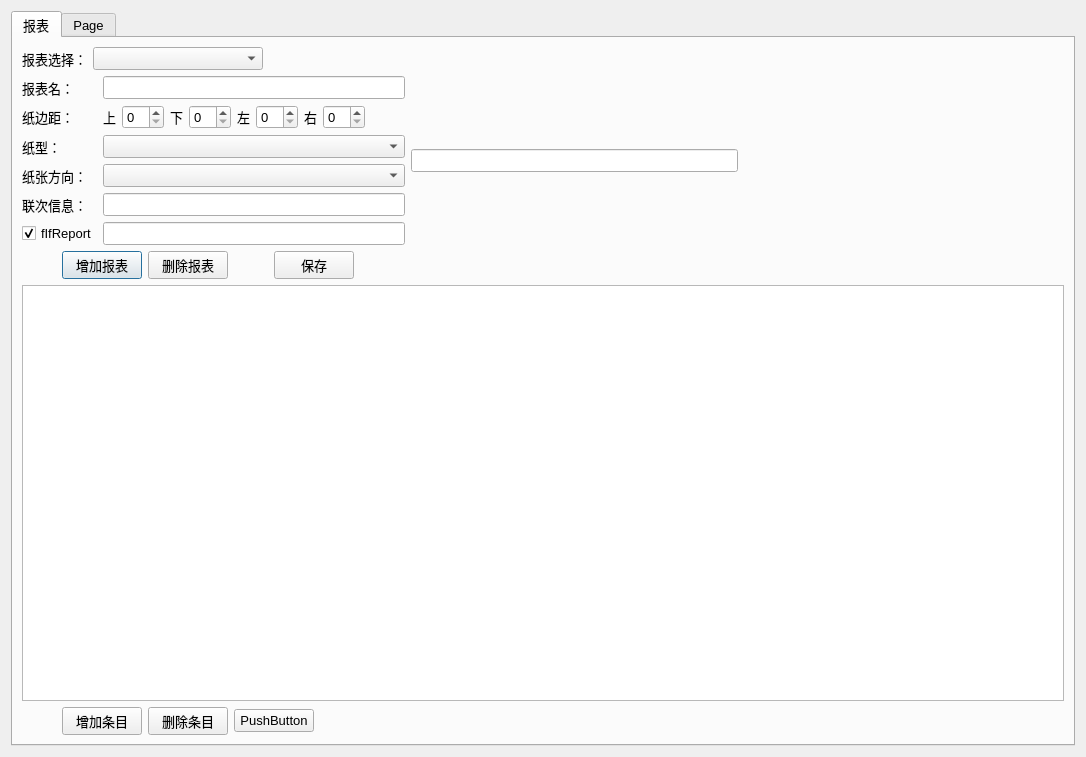
<?xml version="1.0" encoding="UTF-8"?>
<ui version="4.0">
 <class>Dialog</class>
 <widget class="QDialog" name="Dialog">
  <property name="geometry">
   <rect>
    <x>0</x>
    <y>0</y>
    <width>1086</width>
    <height>757</height>
   </rect>
  </property>
  <property name="font">
   <font>
    <family>Arial</family>
    <pointsize>10</pointsize>
    <weight>50</weight>
    <bold>false</bold>
   </font>
  </property>
  <property name="windowTitle">
   <string>Dialog</string>
  </property>
  <layout class="QVBoxLayout" name="verticalLayout_3">
   <item>
    <widget class="QTabWidget" name="tabWidget">
     <property name="currentIndex">
      <number>0</number>
     </property>
     <widget class="QWidget" name="tab">
      <attribute name="title">
       <string>报表</string>
      </attribute>
      <layout class="QVBoxLayout" name="verticalLayout">
       <item>
        <layout class="QHBoxLayout" name="horizontalLayout_4">
         <item>
          <widget class="QLabel" name="label_3">
           <property name="text">
            <string>报表选择：</string>
           </property>
          </widget>
         </item>
         <item>
          <widget class="QComboBox" name="ReportSelect1">
           <property name="minimumSize">
            <size>
             <width>170</width>
             <height>0</height>
            </size>
           </property>
          </widget>
         </item>
         <item>
          <spacer name="horizontalSpacer_7">
           <property name="orientation">
            <enum>Qt::Horizontal</enum>
           </property>
           <property name="sizeHint" stdset="0">
            <size>
             <width>40</width>
             <height>20</height>
            </size>
           </property>
          </spacer>
         </item>
        </layout>
       </item>
       <item>
        <layout class="QHBoxLayout" name="horizontalLayout_6">
         <item>
          <layout class="QGridLayout" name="gridLayout">
           <item row="0" column="0">
            <widget class="QLabel" name="label_11">
             <property name="text">
              <string>报表名：</string>
             </property>
            </widget>
           </item>
           <item row="1" column="0">
            <widget class="QLabel" name="label_8">
             <property name="text">
              <string>纸边距：</string>
             </property>
            </widget>
           </item>
           <item row="1" column="1">
            <layout class="QHBoxLayout" name="horizontalLayout_5">
             <item>
              <widget class="QLabel" name="label_5">
               <property name="text">
                <string>上</string>
               </property>
              </widget>
             </item>
             <item>
              <widget class="QSpinBox" name="fX"/>
             </item>
             <item>
              <widget class="QLabel" name="label_6">
               <property name="text">
                <string>下</string>
               </property>
              </widget>
             </item>
             <item>
              <widget class="QSpinBox" name="fY"/>
             </item>
             <item>
              <widget class="QLabel" name="label_7">
               <property name="text">
                <string>左</string>
               </property>
              </widget>
             </item>
             <item>
              <widget class="QSpinBox" name="fWidth"/>
             </item>
             <item>
              <widget class="QLabel" name="label_4">
               <property name="text">
                <string>右</string>
               </property>
              </widget>
             </item>
             <item>
              <widget class="QSpinBox" name="fHeight"/>
             </item>
             <item>
              <spacer name="horizontalSpacer_6">
               <property name="orientation">
                <enum>Qt::Horizontal</enum>
               </property>
               <property name="sizeHint" stdset="0">
                <size>
                 <width>40</width>
                 <height>20</height>
                </size>
               </property>
              </spacer>
             </item>
            </layout>
           </item>
           <item row="2" column="0">
            <widget class="QLabel" name="label_9">
             <property name="text">
              <string>纸型：</string>
             </property>
            </widget>
           </item>
           <item row="4" column="1">
            <widget class="QLineEdit" name="fReportCopysInfo"/>
           </item>
           <item row="0" column="1">
            <widget class="QLineEdit" name="fItemName"/>
           </item>
           <item row="3" column="1">
            <widget class="QComboBox" name="fReportPaperOrientation"/>
           </item>
           <item row="3" column="0">
            <widget class="QLabel" name="label_10">
             <property name="text">
              <string>纸张方向：</string>
             </property>
            </widget>
           </item>
           <item row="2" column="1">
            <widget class="QComboBox" name="fReportPaperSize"/>
           </item>
           <item row="4" column="0">
            <widget class="QLabel" name="label_12">
             <property name="text">
              <string>联次信息：</string>
             </property>
            </widget>
           </item>
           <item row="5" column="0">
            <widget class="QCheckBox" name="fIsReport">
             <property name="enabled">
              <bool>true</bool>
             </property>
             <property name="text">
              <string>fIfReport</string>
             </property>
             <property name="checked">
              <bool>true</bool>
             </property>
            </widget>
           </item>
           <item row="5" column="1">
            <widget class="QLineEdit" name="pk"/>
           </item>
          </layout>
         </item>
         <item>
          <widget class="QLineEdit" name="lineEditTongJi"/>
         </item>
         <item>
          <spacer name="horizontalSpacer_8">
           <property name="orientation">
            <enum>Qt::Horizontal</enum>
           </property>
           <property name="sizeHint" stdset="0">
            <size>
             <width>40</width>
             <height>20</height>
            </size>
           </property>
          </spacer>
         </item>
        </layout>
       </item>
       <item>
        <layout class="QHBoxLayout" name="horizontalLayout_3">
         <item>
          <spacer name="horizontalSpacer_3">
           <property name="orientation">
            <enum>Qt::Horizontal</enum>
           </property>
           <property name="sizeType">
            <enum>QSizePolicy::Fixed</enum>
           </property>
           <property name="sizeHint" stdset="0">
            <size>
             <width>40</width>
             <height>20</height>
            </size>
           </property>
          </spacer>
         </item>
         <item>
          <widget class="QPushButton" name="butAddReport">
           <property name="text">
            <string>增加报表</string>
           </property>
          </widget>
         </item>
         <item>
          <widget class="QPushButton" name="butDeleteReport">
           <property name="text">
            <string>删除报表</string>
           </property>
          </widget>
         </item>
         <item>
          <spacer name="horizontalSpacer_5">
           <property name="orientation">
            <enum>Qt::Horizontal</enum>
           </property>
           <property name="sizeType">
            <enum>QSizePolicy::Fixed</enum>
           </property>
           <property name="sizeHint" stdset="0">
            <size>
             <width>40</width>
             <height>20</height>
            </size>
           </property>
          </spacer>
         </item>
         <item>
          <widget class="QPushButton" name="butSaveReport">
           <property name="text">
            <string>保存</string>
           </property>
          </widget>
         </item>
         <item>
          <spacer name="horizontalSpacer_9">
           <property name="orientation">
            <enum>Qt::Horizontal</enum>
           </property>
           <property name="sizeHint" stdset="0">
            <size>
             <width>40</width>
             <height>20</height>
            </size>
           </property>
          </spacer>
         </item>
        </layout>
       </item>
       <item>
        <widget class="QTableView" name="tableView"/>
       </item>
       <item>
        <layout class="QHBoxLayout" name="horizontalLayout_7">
         <item>
          <spacer name="horizontalSpacer_4">
           <property name="orientation">
            <enum>Qt::Horizontal</enum>
           </property>
           <property name="sizeType">
            <enum>QSizePolicy::Fixed</enum>
           </property>
           <property name="sizeHint" stdset="0">
            <size>
             <width>40</width>
             <height>20</height>
            </size>
           </property>
          </spacer>
         </item>
         <item>
          <widget class="QPushButton" name="butAddItem">
           <property name="text">
            <string>增加条目</string>
           </property>
          </widget>
         </item>
         <item>
          <widget class="QPushButton" name="butDeleteItem">
           <property name="text">
            <string>删除条目</string>
           </property>
          </widget>
         </item>
         <item>
          <widget class="QPushButton" name="butSaveSubTable">
           <property name="text">
            <string>PushButton</string>
           </property>
          </widget>
         </item>
         <item>
          <spacer name="horizontalSpacer_10">
           <property name="orientation">
            <enum>Qt::Horizontal</enum>
           </property>
           <property name="sizeType">
            <enum>QSizePolicy::Fixed</enum>
           </property>
           <property name="sizeHint" stdset="0">
            <size>
             <width>40</width>
             <height>20</height>
            </size>
           </property>
          </spacer>
         </item>
         <item>
          <spacer name="horizontalSpacer_11">
           <property name="orientation">
            <enum>Qt::Horizontal</enum>
           </property>
           <property name="sizeHint" stdset="0">
            <size>
             <width>40</width>
             <height>20</height>
            </size>
           </property>
          </spacer>
         </item>
        </layout>
       </item>
      </layout>
     </widget>
     <widget class="QWidget" name="tab_3">
      <attribute name="title">
       <string>Page</string>
      </attribute>
      <widget class="QPushButton" name="pushButton">
       <property name="geometry">
        <rect>
         <x>10</x>
         <y>10</y>
         <width>75</width>
         <height>23</height>
        </rect>
       </property>
       <property name="text">
        <string>PushButton</string>
       </property>
      </widget>
      <widget class="QLabel" name="label_2">
       <property name="geometry">
        <rect>
         <x>290</x>
         <y>140</y>
         <width>81</width>
         <height>21</height>
        </rect>
       </property>
       <property name="styleSheet">
        <string notr="true">border: 1px groove gray;
                        /*border-radius: 3px;*/
                        padding: 2px 4px;
                        border-width: 1px;
                        border-style: solid;
                        background-color: white;
                        border-color: rgb(171, 171, 171);</string>
       </property>
       <property name="text">
        <string>TextLabel</string>
       </property>
      </widget>
     </widget>
    </widget>
   </item>
  </layout>
 </widget>
 <resources/>
 <connections/>
</ui>
